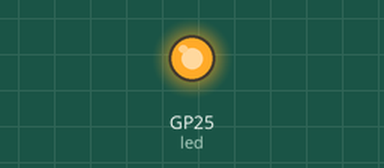
This program was run on a simulated Raspberry Pi Pico running MicroPython. Shown: output pins drawn as LEDs (lit = HIGH). Pins used as bus, display or sensor lines are not drawn.

Above: at 0.7 s.
At 5.3 s:
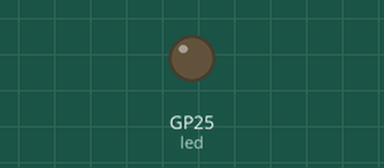
Timing chart, 0 to 7.0 s (numbered marks = the images above):
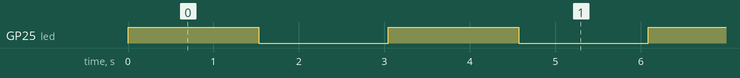

The program:

buzzer_______.py
```python
from machine import Pin
import time

led = Pin('LED', Pin.OUT)
buzzer = Pin(15, Pin.OUT)

def tone_change(frequency, duration):
    period = 1 / frequency
    half_period = period / 2
    cycles = int(frequency * duration)

    for _ in range(cycles):
        buzzer.on()
        time.sleep(half_period)
        buzzer.off()
        time.sleep(half_period)

while True:
    led.on()
    tone_change(1000, 0.5)
    time.sleep(1)
    led.off()
    tone_change(500, 0.5)
    time.sleep(1)
```

Measured:
- by itself, GP25 (led): alternates HIGH for 1.5 s and LOW for 1.5 s
